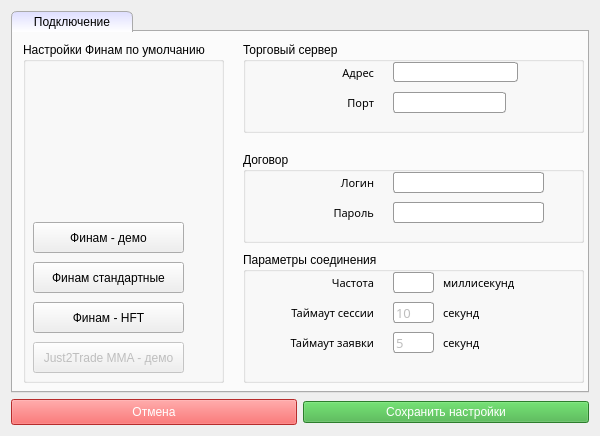
<?xml version="1.0" encoding="UTF-8"?>
<ui version="4.0">
 <class>Form</class>
 <widget class="QWidget" name="Form">
  <property name="geometry">
   <rect>
    <x>0</x>
    <y>0</y>
    <width>600</width>
    <height>436</height>
   </rect>
  </property>
  <property name="windowTitle">
   <string>Настройки</string>
  </property>
  <layout class="QVBoxLayout" name="verticalLayout_2">
   <item>
    <layout class="QVBoxLayout" name="verticalLayout">
     <item>
      <widget class="QTabWidget" name="tabWidget">
       <property name="styleSheet">
        <string notr="true">QTabBar::tab {
    border-bottom: None;
   /* border-top-left-radius: 4px;
    border-top-right-radius: 4px;*/
}


QTabBar::tab:selected {
   border: 1px solid #aaaaaa;
 border-bottom: 0px;
/*   background-color: #af0000;*/
  background-color: qlineargradient(spread:pad, x1:0, y1:0, x2:0, y2:1, stop:0 #dedeff, stop:1 #ffffff);
   color: #000000;
   padding-left: 20px;
   padding-right: 20px;
   width: 80px;
   height: 20px;
   border-top-left-radius: 6px;
   border-top-right-radius: 6px;
}
QTabBar::tab:!selected {
   border: 1px solid #aaaaaa;
   background-color: #ffffde;
   color: #515151;
   border-radius: 0 px;
   padding-left: 20px;
   padding-right: 20px;
   width: 80px;
   height: 20px;
   border-bottom: None;
   border-top-left-radius: 6px;
   border-top-right-radius: 6px;
  background-color: qlineargradient(spread:pad, x1:0, y1:0, x2:0, y2:1, stop:0 #ffffde, stop:1 #ffffff);
}
</string>
       </property>
       <property name="tabPosition">
        <enum>QTabWidget::North</enum>
       </property>
       <property name="currentIndex">
        <number>0</number>
       </property>
       <widget class="QWidget" name="tab">
        <attribute name="title">
         <string>Подключение</string>
        </attribute>
        <widget class="QGroupBox" name="groupBox_8">
         <property name="geometry">
          <rect>
           <x>10</x>
           <y>10</y>
           <width>201</width>
           <height>341</height>
          </rect>
         </property>
         <property name="title">
          <string>Настройки Финам по умолчанию</string>
         </property>
         <widget class="QPushButton" name="finam_hft">
          <property name="geometry">
           <rect>
            <x>10</x>
            <y>260</y>
            <width>151</width>
            <height>31</height>
           </rect>
          </property>
          <property name="styleSheet">
           <string notr="true"/>
          </property>
          <property name="text">
           <string>Финам - HFT</string>
          </property>
         </widget>
         <widget class="QPushButton" name="finam_defaults">
          <property name="geometry">
           <rect>
            <x>10</x>
            <y>220</y>
            <width>151</width>
            <height>31</height>
           </rect>
          </property>
          <property name="styleSheet">
           <string notr="true"/>
          </property>
          <property name="text">
           <string>Финам стандартные</string>
          </property>
         </widget>
         <widget class="QLabel" name="label_3">
          <property name="geometry">
           <rect>
            <x>20</x>
            <y>20</y>
            <width>141</width>
            <height>151</height>
           </rect>
          </property>
          <property name="text">
           <string/>
          </property>
          <property name="pixmap">
           <pixmap>icons/register-icon.png</pixmap>
          </property>
          <property name="alignment">
           <set>Qt::AlignCenter</set>
          </property>
         </widget>
         <widget class="QPushButton" name="finam_demo">
          <property name="geometry">
           <rect>
            <x>10</x>
            <y>180</y>
            <width>151</width>
            <height>31</height>
           </rect>
          </property>
          <property name="styleSheet">
           <string notr="true"/>
          </property>
          <property name="text">
           <string>Финам - демо</string>
          </property>
         </widget>
         <widget class="QPushButton" name="finam_mma">
          <property name="enabled">
           <bool>false</bool>
          </property>
          <property name="geometry">
           <rect>
            <x>10</x>
            <y>300</y>
            <width>151</width>
            <height>31</height>
           </rect>
          </property>
          <property name="styleSheet">
           <string notr="true"/>
          </property>
          <property name="text">
           <string>Just2Trade MMA - демо</string>
          </property>
         </widget>
        </widget>
        <widget class="QGroupBox" name="groupBox_6">
         <property name="geometry">
          <rect>
           <x>230</x>
           <y>220</y>
           <width>341</width>
           <height>131</height>
          </rect>
         </property>
         <property name="styleSheet">
          <string notr="true"/>
         </property>
         <property name="title">
          <string>Параметры соединения</string>
         </property>
         <widget class="QLabel" name="delay_label">
          <property name="geometry">
           <rect>
            <x>10</x>
            <y>20</y>
            <width>121</width>
            <height>21</height>
           </rect>
          </property>
          <property name="font">
           <font>
            <family>Pf DinDisplay Pro</family>
            <pointsize>8</pointsize>
            <weight>50</weight>
            <italic>false</italic>
            <bold>false</bold>
           </font>
          </property>
          <property name="styleSheet">
           <string/>
          </property>
          <property name="text">
           <string>Частота</string>
          </property>
          <property name="alignment">
           <set>Qt::AlignRight|Qt::AlignTrailing|Qt::AlignVCenter</set>
          </property>
         </widget>
         <widget class="QLineEdit" name="rqdelay">
          <property name="geometry">
           <rect>
            <x>150</x>
            <y>20</y>
            <width>41</width>
            <height>21</height>
           </rect>
          </property>
          <property name="font">
           <font>
            <family>Pf DinDisplay Pro</family>
            <pointsize>10</pointsize>
            <weight>50</weight>
            <italic>false</italic>
            <bold>false</bold>
           </font>
          </property>
          <property name="styleSheet">
           <string notr="true">border: 1px solid #999999;
font-weight: light;
font: 10pt &quot;Pf DinDisplay Pro&quot;;
text-align: center;
border-radius:3px;

</string>
          </property>
          <property name="inputMask">
           <string>999; </string>
          </property>
          <property name="text">
           <string/>
          </property>
         </widget>
         <widget class="QLabel" name="label_17">
          <property name="geometry">
           <rect>
            <x>10</x>
            <y>50</y>
            <width>121</width>
            <height>21</height>
           </rect>
          </property>
          <property name="font">
           <font>
            <family>Pf DinDisplay Pro</family>
            <pointsize>8</pointsize>
            <weight>50</weight>
            <italic>false</italic>
            <bold>false</bold>
           </font>
          </property>
          <property name="styleSheet">
           <string/>
          </property>
          <property name="text">
           <string>Таймаут сессии</string>
          </property>
          <property name="alignment">
           <set>Qt::AlignRight|Qt::AlignTrailing|Qt::AlignVCenter</set>
          </property>
         </widget>
         <widget class="QLabel" name="label_18">
          <property name="geometry">
           <rect>
            <x>10</x>
            <y>80</y>
            <width>121</width>
            <height>21</height>
           </rect>
          </property>
          <property name="font">
           <font>
            <family>Pf DinDisplay Pro</family>
            <pointsize>8</pointsize>
            <weight>50</weight>
            <italic>false</italic>
            <bold>false</bold>
           </font>
          </property>
          <property name="styleSheet">
           <string/>
          </property>
          <property name="text">
           <string>Таймаут заявки</string>
          </property>
          <property name="alignment">
           <set>Qt::AlignRight|Qt::AlignTrailing|Qt::AlignVCenter</set>
          </property>
         </widget>
         <widget class="QLineEdit" name="line_sesstimeout">
          <property name="enabled">
           <bool>false</bool>
          </property>
          <property name="geometry">
           <rect>
            <x>150</x>
            <y>50</y>
            <width>41</width>
            <height>21</height>
           </rect>
          </property>
          <property name="font">
           <font>
            <family>Pf DinDisplay Pro</family>
            <pointsize>10</pointsize>
            <weight>50</weight>
            <italic>false</italic>
            <bold>false</bold>
           </font>
          </property>
          <property name="toolTip">
           <string>&lt;html&gt;&lt;head/&gt;&lt;body&gt;&lt;p&gt;Интервал времени, в течении которого коннектор&lt;br/&gt;в случае ошибок связи будет выполнять попытки&lt;br/&gt;переподключения к серверу без повторной закачки&lt;br/&gt;информации о доступных периодах исторической&lt;br/&gt;ценовой информации.&lt;/p&gt;&lt;p&gt;Значение по умолчанию равно 120 секундам.&lt;/p&gt;&lt;/body&gt;&lt;/html&gt;</string>
          </property>
          <property name="styleSheet">
           <string notr="true">border: 1px solid #999999;
font-weight: light;
font: 10pt &quot;Pf DinDisplay Pro&quot;;
text-align: center;
border-radius:3px;

</string>
          </property>
          <property name="text">
           <string>10</string>
          </property>
          <property name="readOnly">
           <bool>true</bool>
          </property>
         </widget>
         <widget class="QLineEdit" name="line_rqtimeout">
          <property name="enabled">
           <bool>false</bool>
          </property>
          <property name="geometry">
           <rect>
            <x>150</x>
            <y>80</y>
            <width>41</width>
            <height>21</height>
           </rect>
          </property>
          <property name="font">
           <font>
            <family>Pf DinDisplay Pro</family>
            <pointsize>10</pointsize>
            <weight>50</weight>
            <italic>false</italic>
            <bold>false</bold>
           </font>
          </property>
          <property name="styleSheet">
           <string notr="true">border: 1px solid #999999;
font-weight: light;
font: 10pt &quot;Pf DinDisplay Pro&quot;;
text-align: center;
border-radius:3px;

</string>
          </property>
          <property name="text">
           <string>5</string>
          </property>
          <property name="readOnly">
           <bool>true</bool>
          </property>
         </widget>
         <widget class="QLabel" name="label_19">
          <property name="geometry">
           <rect>
            <x>200</x>
            <y>50</y>
            <width>101</width>
            <height>21</height>
           </rect>
          </property>
          <property name="font">
           <font>
            <family>Pf DinDisplay Pro</family>
            <pointsize>8</pointsize>
            <weight>50</weight>
            <italic>false</italic>
            <bold>false</bold>
           </font>
          </property>
          <property name="styleSheet">
           <string notr="true"/>
          </property>
          <property name="text">
           <string>секунд</string>
          </property>
          <property name="alignment">
           <set>Qt::AlignLeading|Qt::AlignLeft|Qt::AlignVCenter</set>
          </property>
         </widget>
         <widget class="QLabel" name="label0">
          <property name="geometry">
           <rect>
            <x>200</x>
            <y>80</y>
            <width>101</width>
            <height>21</height>
           </rect>
          </property>
          <property name="font">
           <font>
            <family>Pf DinDisplay Pro</family>
            <pointsize>8</pointsize>
            <weight>50</weight>
            <italic>false</italic>
            <bold>false</bold>
           </font>
          </property>
          <property name="styleSheet">
           <string notr="true"/>
          </property>
          <property name="text">
           <string>секунд</string>
          </property>
          <property name="alignment">
           <set>Qt::AlignLeading|Qt::AlignLeft|Qt::AlignVCenter</set>
          </property>
         </widget>
         <widget class="QLabel" name="label1">
          <property name="geometry">
           <rect>
            <x>200</x>
            <y>20</y>
            <width>101</width>
            <height>21</height>
           </rect>
          </property>
          <property name="font">
           <font>
            <family>Pf DinDisplay Pro</family>
            <pointsize>8</pointsize>
            <weight>50</weight>
            <italic>false</italic>
            <bold>false</bold>
           </font>
          </property>
          <property name="styleSheet">
           <string notr="true"/>
          </property>
          <property name="text">
           <string>миллисекунд</string>
          </property>
          <property name="alignment">
           <set>Qt::AlignLeading|Qt::AlignLeft|Qt::AlignVCenter</set>
          </property>
         </widget>
        </widget>
        <widget class="QGroupBox" name="groupBox_5">
         <property name="geometry">
          <rect>
           <x>230</x>
           <y>120</y>
           <width>341</width>
           <height>91</height>
          </rect>
         </property>
         <property name="styleSheet">
          <string notr="true"/>
         </property>
         <property name="title">
          <string>Договор</string>
         </property>
         <widget class="QLineEdit" name="login">
          <property name="geometry">
           <rect>
            <x>150</x>
            <y>20</y>
            <width>151</width>
            <height>21</height>
           </rect>
          </property>
          <property name="font">
           <font>
            <family>Pf DinDisplay Pro</family>
            <pointsize>10</pointsize>
            <weight>50</weight>
            <italic>false</italic>
            <bold>false</bold>
           </font>
          </property>
          <property name="styleSheet">
           <string notr="true">border: 1px solid #999999;
font-weight: light;
font: 10pt &quot;Pf DinDisplay Pro&quot;;
text-align: center;
border-radius:3px;

</string>
          </property>
          <property name="text">
           <string/>
          </property>
         </widget>
         <widget class="QLabel" name="login_label">
          <property name="geometry">
           <rect>
            <x>50</x>
            <y>20</y>
            <width>81</width>
            <height>21</height>
           </rect>
          </property>
          <property name="font">
           <font>
            <family>Pf DinDisplay Pro</family>
            <pointsize>8</pointsize>
            <weight>50</weight>
            <italic>false</italic>
            <bold>false</bold>
           </font>
          </property>
          <property name="styleSheet">
           <string/>
          </property>
          <property name="text">
           <string>Логин</string>
          </property>
          <property name="alignment">
           <set>Qt::AlignRight|Qt::AlignTrailing|Qt::AlignVCenter</set>
          </property>
         </widget>
         <widget class="QLabel" name="password_label">
          <property name="geometry">
           <rect>
            <x>50</x>
            <y>50</y>
            <width>81</width>
            <height>21</height>
           </rect>
          </property>
          <property name="font">
           <font>
            <family>Pf DinDisplay Pro</family>
            <pointsize>8</pointsize>
            <weight>50</weight>
            <italic>false</italic>
            <bold>false</bold>
           </font>
          </property>
          <property name="styleSheet">
           <string/>
          </property>
          <property name="text">
           <string>Пароль</string>
          </property>
          <property name="alignment">
           <set>Qt::AlignRight|Qt::AlignTrailing|Qt::AlignVCenter</set>
          </property>
         </widget>
         <widget class="QLineEdit" name="password">
          <property name="geometry">
           <rect>
            <x>150</x>
            <y>50</y>
            <width>151</width>
            <height>21</height>
           </rect>
          </property>
          <property name="font">
           <font>
            <family>Pf DinDisplay Pro</family>
            <pointsize>10</pointsize>
            <weight>50</weight>
            <italic>false</italic>
            <bold>false</bold>
           </font>
          </property>
          <property name="styleSheet">
           <string notr="true">border: 1px solid #999999;
font-weight: light;
font: 10pt &quot;Pf DinDisplay Pro&quot;;
text-align: center;
border-radius:3px;

</string>
          </property>
          <property name="text">
           <string/>
          </property>
          <property name="echoMode">
           <enum>QLineEdit::Password</enum>
          </property>
         </widget>
        </widget>
        <widget class="QGroupBox" name="groupBox_4">
         <property name="geometry">
          <rect>
           <x>230</x>
           <y>10</y>
           <width>341</width>
           <height>91</height>
          </rect>
         </property>
         <property name="styleSheet">
          <string notr="true"/>
         </property>
         <property name="inputMethodHints">
          <set>Qt::ImhNone</set>
         </property>
         <property name="title">
          <string>Торговый сервер</string>
         </property>
         <widget class="QLineEdit" name="ip">
          <property name="geometry">
           <rect>
            <x>150</x>
            <y>20</y>
            <width>125</width>
            <height>20</height>
           </rect>
          </property>
          <property name="font">
           <font>
            <family>Pf DinDisplay Pro</family>
            <pointsize>10</pointsize>
            <weight>50</weight>
            <italic>false</italic>
            <bold>false</bold>
           </font>
          </property>
          <property name="styleSheet">
           <string notr="true">border: 1px solid #999999;
font-weight: light;
font: 10pt &quot;Pf DinDisplay Pro&quot;;
text-align: center;
border-radius:3px;

</string>
          </property>
          <property name="inputMethodHints">
           <set>Qt::ImhExclusiveInputMask</set>
          </property>
          <property name="text">
           <string/>
          </property>
         </widget>
         <widget class="QLabel" name="ip_label">
          <property name="geometry">
           <rect>
            <x>50</x>
            <y>20</y>
            <width>81</width>
            <height>21</height>
           </rect>
          </property>
          <property name="font">
           <font>
            <family>Pf DinDisplay Pro</family>
            <pointsize>8</pointsize>
            <weight>50</weight>
            <italic>false</italic>
            <bold>false</bold>
           </font>
          </property>
          <property name="styleSheet">
           <string notr="true"/>
          </property>
          <property name="text">
           <string>Адрес</string>
          </property>
          <property name="alignment">
           <set>Qt::AlignRight|Qt::AlignTrailing|Qt::AlignVCenter</set>
          </property>
         </widget>
         <widget class="QLabel" name="port_label">
          <property name="geometry">
           <rect>
            <x>50</x>
            <y>50</y>
            <width>81</width>
            <height>21</height>
           </rect>
          </property>
          <property name="font">
           <font>
            <family>Pf DinDisplay Pro</family>
            <pointsize>8</pointsize>
            <weight>50</weight>
            <italic>false</italic>
            <bold>false</bold>
           </font>
          </property>
          <property name="styleSheet">
           <string notr="true"/>
          </property>
          <property name="text">
           <string>Порт</string>
          </property>
          <property name="alignment">
           <set>Qt::AlignRight|Qt::AlignTrailing|Qt::AlignVCenter</set>
          </property>
         </widget>
         <widget class="QLineEdit" name="port">
          <property name="geometry">
           <rect>
            <x>150</x>
            <y>50</y>
            <width>113</width>
            <height>21</height>
           </rect>
          </property>
          <property name="font">
           <font>
            <family>Pf DinDisplay Pro</family>
            <pointsize>10</pointsize>
            <weight>50</weight>
            <italic>false</italic>
            <bold>false</bold>
           </font>
          </property>
          <property name="styleSheet">
           <string notr="true">border: 1px solid #999999;
font-weight: light;
font: 10pt &quot;Pf DinDisplay Pro&quot;;
text-align: center;
border-radius:3px;

</string>
          </property>
          <property name="inputMethodHints">
           <set>Qt::ImhDigitsOnly|Qt::ImhPreferNumbers</set>
          </property>
          <property name="inputMask">
           <string>99999; </string>
          </property>
          <property name="text">
           <string/>
          </property>
          <property name="maxLength">
           <number>5</number>
          </property>
         </widget>
        </widget>
       </widget>
      </widget>
     </item>
    </layout>
   </item>
   <item>
    <layout class="QHBoxLayout" name="horizontalLayout">
     <item>
      <widget class="QPushButton" name="button_cancel_settings">
       <property name="sizePolicy">
        <sizepolicy hsizetype="Minimum" vsizetype="Preferred">
         <horstretch>0</horstretch>
         <verstretch>0</verstretch>
        </sizepolicy>
       </property>
       <property name="styleSheet">
        <string notr="true">padding:5 px;
background-color: #ff3e3e;
color: #ffffff;</string>
       </property>
       <property name="text">
        <string>Отмена</string>
       </property>
      </widget>
     </item>
     <item>
      <widget class="QPushButton" name="button_save_settings">
       <property name="styleSheet">
        <string notr="true">background-color: #3eaf3e;
color: #ffffff;</string>
       </property>
       <property name="text">
        <string>Сохранить настройки</string>
       </property>
      </widget>
     </item>
    </layout>
   </item>
  </layout>
 </widget>
 <resources/>
 <connections>
  <connection>
   <sender>button_cancel_settings</sender>
   <signal>pressed()</signal>
   <receiver>Form</receiver>
   <slot>close()</slot>
   <hints>
    <hint type="sourcelabel">
     <x>153</x>
     <y>413</y>
    </hint>
    <hint type="destinationlabel">
     <x>299</x>
     <y>217</y>
    </hint>
   </hints>
  </connection>
 </connections>
</ui>
